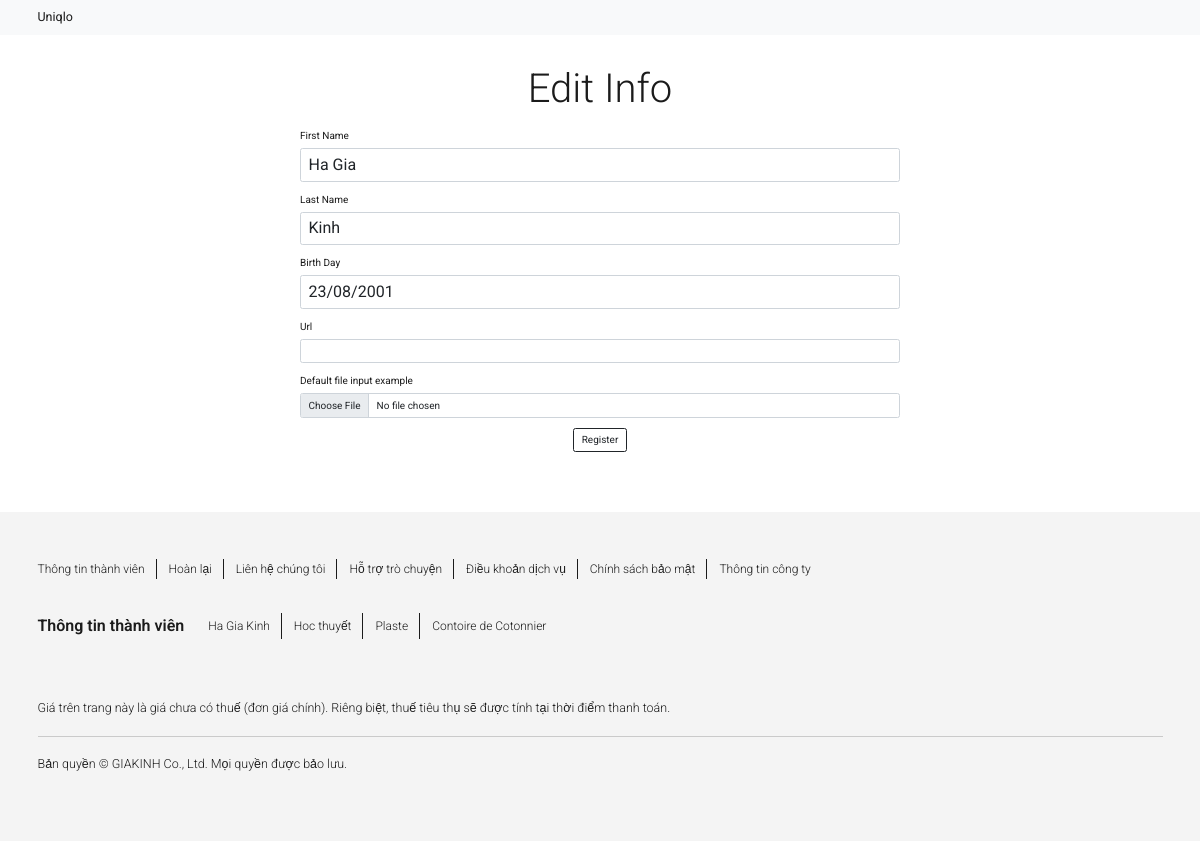
The page /editInfo/ (signed in) on the database its author committed.
### register/models.py (models this page shows, shortened)
class UserProfile(models.Model):
    user = models.OneToOneField(User, on_delete=models.CASCADE) #mối quan hệ một một
    first_name = models.CharField(max_length=256)
    last_name = models.CharField(max_length=256)
    birth_date = models.DateField(help_text="Please use the following format: <em>YYYY-MM-DD</em>.")
    site = models.URLField(blank=True) #blank=true có nghĩa là để trống không cần điền vẫn ok
    avatar = models.ImageField(upload_to='images', blank=True)
    address = models.CharField(max_length=200, default=None, blank=True, null=True)
    phonenumber = models.CharField(max_length=20, default=None, blank=True, null=True)

### appUser/views.py (the view, shortened to what this page needs)
# urls.py: path('editInfo/', views.editInfo, name ='editInfo'),
@login_required
def editInfo(request):
    userProfile = get_object_or_404(UserProfile , user=request.user)
    form = UserProfileForm(instance=userProfile)
    if request.method == "GET":
        form = UserProfileForm(instance=userProfile)
        return render(request, 'user/editInfo.html', {'userProfile' : userProfile , 'form': form})

### register/forms.py
class UserProfileForm(forms.ModelForm):
    class Meta():
        model = UserProfile
        fields= ('first_name','last_name','birth_date','site', 'avatar')

### templates/user/editInfo.html (shortened to what this page needs)
{% extends "base/base.html" %}
{% block block_body_not_nav %}
<nav class="navbar navbar-expand-lg navbar-light bg-light">
  <div class="container-md">
    <a class="navbar-brand" href="{% url 'home:index' %}">Uniqlo</a>
  </div>
</nav>
<h1 class="text-center mt-5 mb-4 display-3">Edit Info</h1>
<form enctype="multipart/form-data" method="POST" class="d-flex flex-column align-items-center mb-5">
  <div class="mb-3 w-50">
    <label for="id_first_name" class="form-label">First Name</label>
    <input  type="text" name="first_name" maxlength="256" required="" id="id_first_name" class="form-control" value="{{userProfile.first_name}}">
  </div>
  <div class="mb-3 w-50">
    <label for="id_last_name" class="form-label">Last Name</label>
    <input  type="text" name="last_name" maxlength="256" required="" id="id_last_name" class="form-control" value="{{userProfile.last_name}}">
  </div>
  <div class="mb-3 w-50">
    <label for="id_birth_date" class="form-label">Birth Day</label>
    <input type="text" name="birth_date" required="" id="id_birth_date" class="form-control" value="{{userProfile.birth_date|date:'d/m/Y'}}">
  </div>
  <div class="mb-3 w-50">
    <label for="id_site" class="form-label">Url</label>
    <input type="url" name="site" maxlength="200" id="id_site" class="form-control" value="{{userProfile.site}}">
  </div>
  <div class="mb-3 w-50">
    <label for="id_avatar" class="form-label">Default file input example</label>
    <input class="form-control"  type="file" name="avatar" accept="image/*" id="id_avatar">
  </div>
  <button type="submit" class="btn btn-outline-dark mb-5">Register</button>
</form>
{% endblock block_body_not_nav %}

### static/style.css (style rules this page uses)
*, *::after, *::before { margin: 0; padding: 0; box-sizing: inherit; }
html { font-size: 62.5%; }
body { font-family: 'Roboto', sans-serif; line-height: 1.5; color: #1b1b1b; box-sizing: border-box; -webkit-tap-highlight-color: transparent; -webkit-text-size-adjust: 100%; }
input[type=text] { font-size: 1.6rem; }
a, button, input, select, textarea { -webkit-tap-highlight-color: transparent; }
button, input, select, textarea { background-color: transparent; border-style: none; color: inherit; }
button, select { text-transform: none; }
button { overflow: visible; }
button, input, optgroup, select, textarea { font: inherit; }
article, aside, details, figcaption, figure, footer, header, main, menu, nav, section, summary { display: block; }

### rows shown on the page
UserProfile: first_name "Ha Gia", last_name "Kinh", birth_date "23/08/2001"
